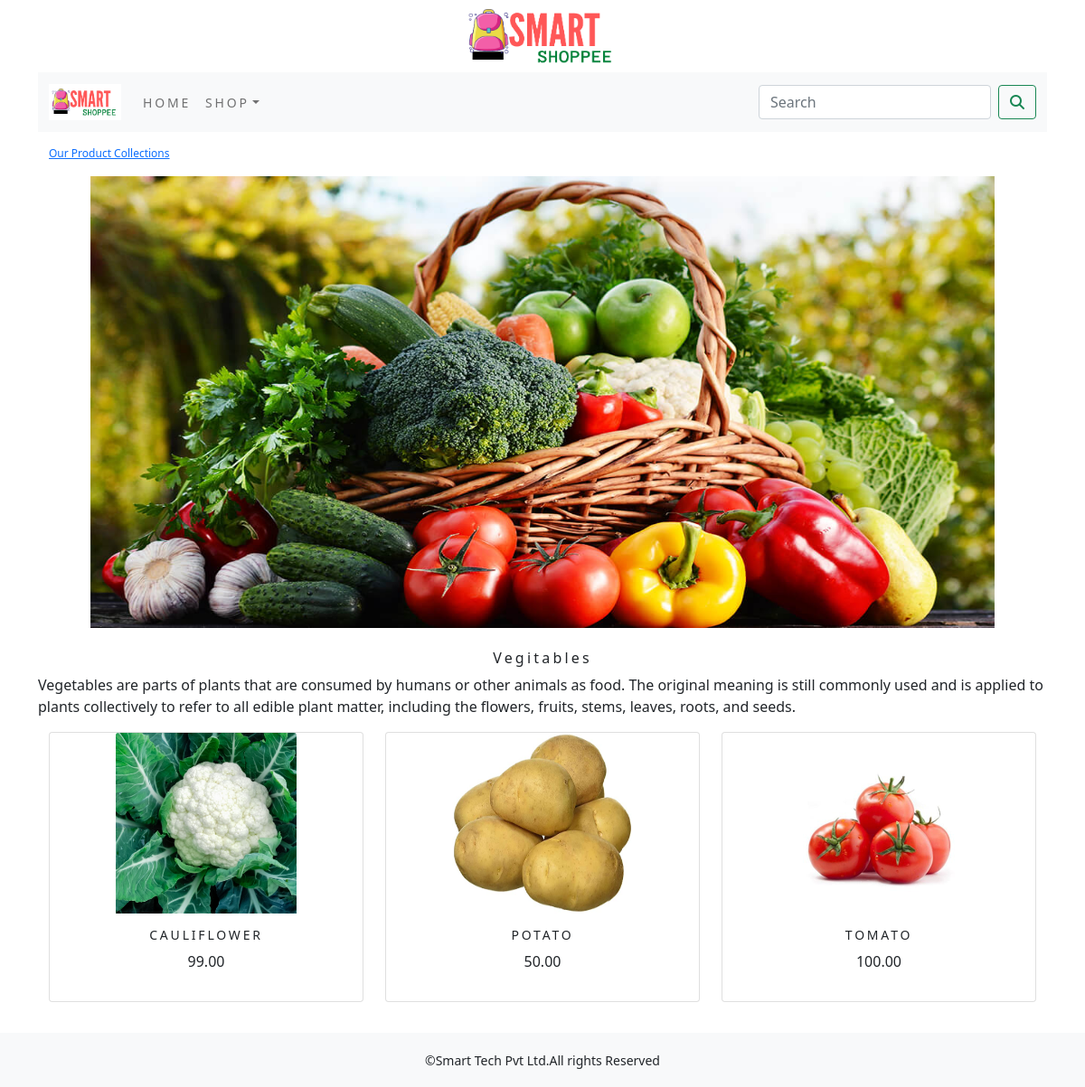
/shop/vegitables/, run on the app's committed database.
### shop/models.py (models this page shows, shortened)
class Category(models.Model):
    name=models.CharField(max_length=250,unique=True)
    slug=models.SlugField(max_length=250,unique=True)
    description=models.TextField(blank=True)
    image=models.ImageField(upload_to='category',blank=True)
    class Meta:
        ordering=('name',)
        verbose_name='category'
        verbose_name_plural='categories'
    def get_url(self):
        return reverse('shop:products_by_category',args=[self.slug])

class Product(models.Model):
    name=models.CharField(max_length=250,unique=True)
    slug=models.SlugField(max_length=250,unique=True)
    description=models.TextField(blank=True)
    price=models.DecimalField(max_digits=10,decimal_places=2)
    category=models.ForeignKey(Category,on_delete=models.CASCADE)
    image=models.ImageField(upload_to='product',blank=True)
    stock=models.IntegerField()
    available=models.BooleanField(default=True)
    created=models.DateTimeField(auto_now_add=True)
    updated=models.DateTimeField(auto_now=True)
    def get_url(self):
        return reverse('shop:ProdCatDetail',args=[self.category.slug,self.slug])
    class Meta:
        ordering=('name',)
        verbose_name='product'
        verbose_name_plural='products'

### shop/views.py (the view)
# urls.py: path('',views.AllProdCat,name='AllProdCat'),
def AllProdCat(request,c_slug=None):
    c_page=None
    products_list=None
    if c_slug!=None:
        c_page=get_object_or_404(Category,slug=c_slug)
        products_list=Product.objects.all().filter(category=c_page,available=True)
    else:
        products_list=Product.objects.all().filter(available=True)
    paginator=Paginator(products_list,6)
    try:
        page=int(request.GET.get('page','1'))
    except:
        page=1
    try:
        products=paginator.page(page)
    except(EmptyPage,InvalidPage):
        products=paginator.page(paginator.num_pages)
    return render(request,"category.html",{'category':c_page,'products':products})

### cart/context_processors.py (called while the page is built)
def counter(request):
    item_count=0
    if 'admin' in request.path:
        return {}
    else:
        try:
            cart=Cart.objects.filter(cart_id=_cart_id(request))
            car_items=CartItem.objects.all().filter(cart=cart[:1])
            for cart_item in car_items:
                item_count += cart_item.quantity
        except Cart.DoesNotExist:
            item_count =0
    return dict(item_count=item_count)

### cart/views.py (called while the page is built)
def _cart_id(request):
    cart=request.session.session_key
    if not cart:
        cart=request.session.create()
    return cart

### shop/context_processors.py (called while the page is built)
def menu_links(request):
    links=Category.objects.all()
    return dict(links=links)

### templates/category.html (shortened to what this page needs)
{% extends 'base.html' %}
{% load static %}
{% block content %}
{% if category %}
    <div class="container">
        <div class="row my_row_class">
            <div class="mx_auto">
            <p><a href="{% url 'shop:AllProdCat' %}">Our Product Collections</a></p>
            </div>
        </div>
    </div>
    {% endif %}
<div class="mx_auto">
    {% if category %}
        <center><img class="my_image" src="{{category.image.url}}" alt="{{category.name}}" style="width:1000px;height:500px;"></center>
</div>
    <br>
<div>
    <h1 class="text-center my_title">{{category.name}}</h1>
    <p class="text-justify">{{category.description}}</p>
</div>
    {% endif %}
<div class="container">
    <div class="row mx_auto">
        {% for product in products.object_list %}
        <div class="my_bottom_margin col-9 col-sm-12 col-md-4 xol-lg-4">
            <div class="card text-center" style="min-width:18rem;">
                <a href="{{product.get_url}}"> <img class="card-img-top my_image" src="{{product.image.url}}" alt="{{product.name}}" style="width:200px;height:200px;"></a>
            <div class="card-body">
                <h4>{{product.name}}</h4>
                 <p>{{product.price}}</p>
            </div>
            </div>
        </div>
        {% endfor %}
    </div>
</div>
    <br>
{% endblock %}

### static/css/custom.css (style rules this page uses)
body { font-family: 'Roboto', sans-serif; }
.my_row_class { padding-top:15px; }
.my_row_class .mx_auto { color:#000; font-size:12px; }
.my_image { width:100%; height:auto; }
.my_title { font-size:16px; text_transform:uppercase; letter-spacing:.2em; }
.my_bottom_margin { margin-bottom:10px; }
.card-body h4 { font-size:14px; text-transform:uppercase; letter-spacing:.2em; }

### data on the page
Category: image (picture), name "Vegitables", description "Vegetables are parts of plants that are consumed by humans or other animals as food. The original meaning is still commonly used and is applied to plants collectively to refer to all edible plant matter, including the flowers, fruits, stems, leaves, roots, and seeds."
Product: image (picture), name "CAULIFLOWER", price "99.00"
Product: image (picture), name "POTATO", price "50.00"
Product: image (picture), name "TOMATO", price "100.00"
